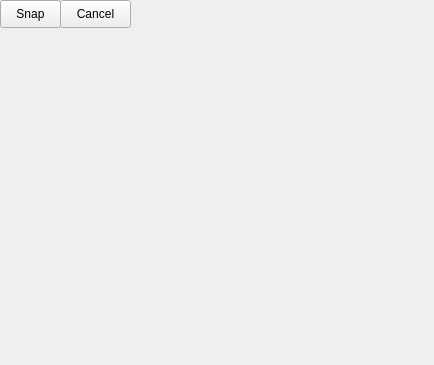
<?xml version="1.0" encoding="UTF-8"?>
<ui version="4.0">
 <class>SnapWidget</class>
 <widget class="QWidget" name="SnapWidget">
  <property name="geometry">
   <rect>
    <x>0</x>
    <y>0</y>
    <width>434</width>
    <height>365</height>
   </rect>
  </property>
  <property name="windowTitle">
   <string/>
  </property>
  <widget class="QPushButton" name="snapButton">
   <property name="geometry">
    <rect>
     <x>0</x>
     <y>0</y>
     <width>61</width>
     <height>28</height>
    </rect>
   </property>
   <property name="text">
    <string>Snap</string>
   </property>
  </widget>
  <widget class="QPushButton" name="cancelButton">
   <property name="geometry">
    <rect>
     <x>60</x>
     <y>0</y>
     <width>71</width>
     <height>28</height>
    </rect>
   </property>
   <property name="focusPolicy">
    <enum>Qt::NoFocus</enum>
   </property>
   <property name="contextMenuPolicy">
    <enum>Qt::NoContextMenu</enum>
   </property>
   <property name="text">
    <string>Cancel</string>
   </property>
  </widget>
 </widget>
 <resources/>
 <connections/>
</ui>
